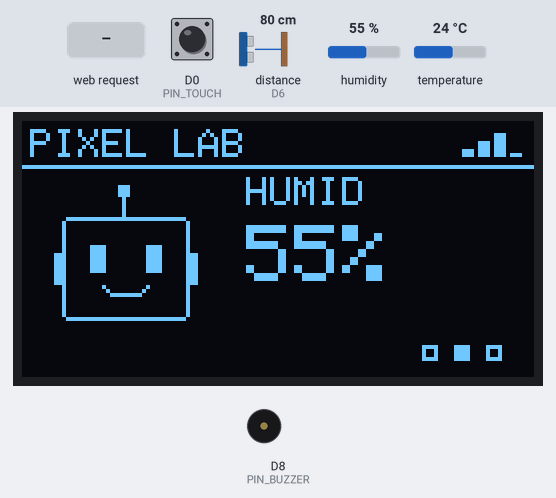
Bench run of a sketch on a simulated ESP8266 (NodeMCU). Shown: 128×64 one-colour display, buzzer (waves = sounding, pin HIGH). Wiring (inferred from the names in the program): ultrasonic range finder: trigger D5; echo D6. The test bench sets the inputs (shaded band); at power-on: distance to the obstacle (sensor on D6) 80 cm, D0 (PIN_TOUCH) LOW, humidity 55 %, temperature 24 °C. The echo pulse lasts 58.3 µs per cm; WiFi joins after 1.5 s; servers stay silent unless stated; random numbers use the default seed unless the sketch sets one; pins used as bus, display or sensor lines are not drawn; what the sketch prints to the serial monitor is not drawn.

Above: at 4.9 s.
5.0 s: HTTP request GET /api/config?on=120&dist=120&temp=120 received
At 6.48 s:
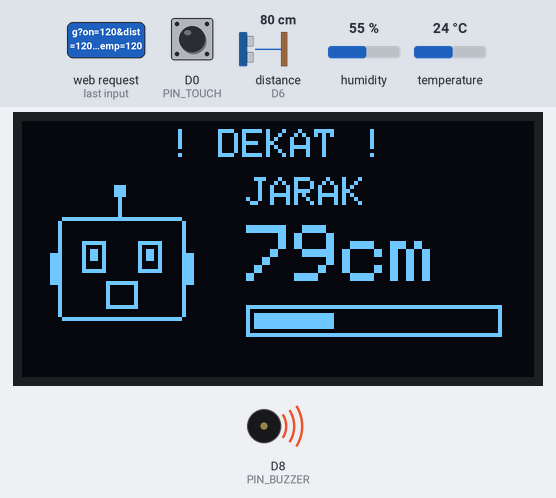
6.7 s: distance to the obstacle (sensor on D6) set to 119 cm
At 12.81 s:
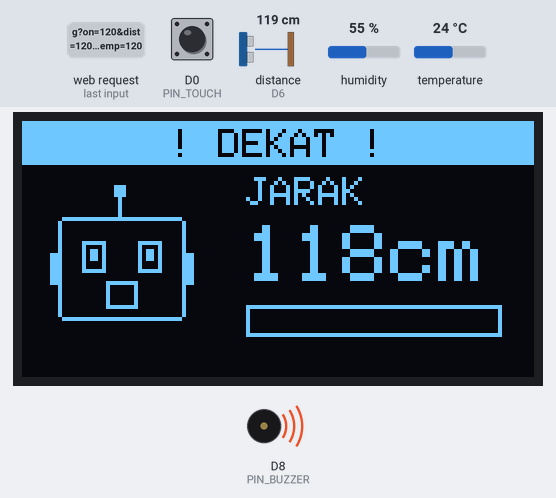
15.7 s: distance to the obstacle (sensor on D6) set to 126 cm
At 16.18 s:
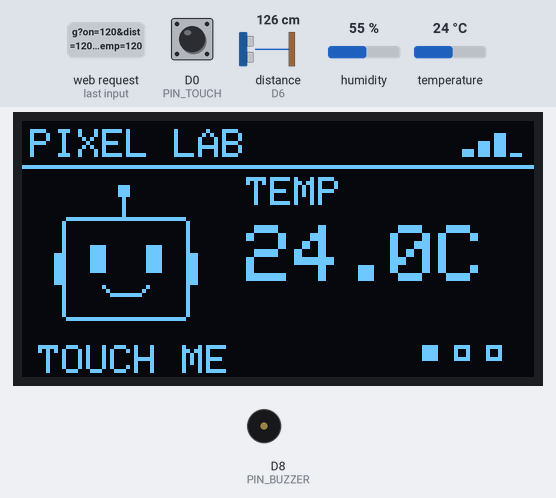
17.9 s: D0 (PIN_TOUCH) pulled HIGH for 0.15 s
At 18.56 s:
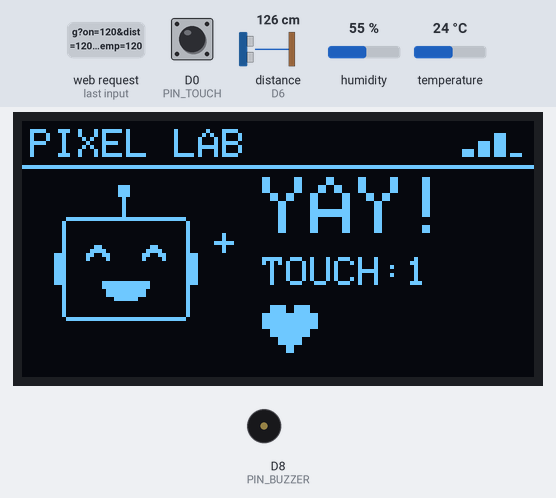
18.6 s: HTTP request GET /api/mute received
At 20.18 s:
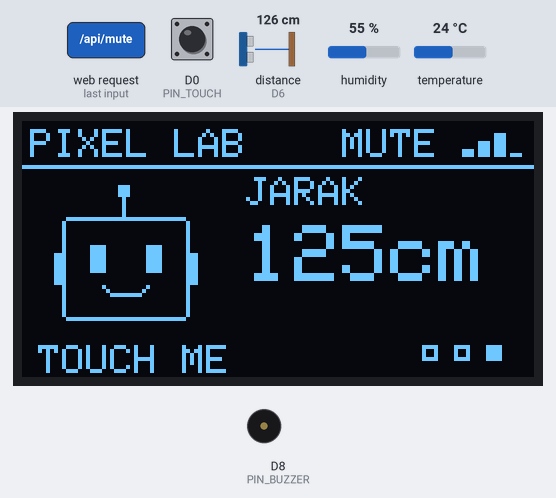
20.4 s: D0 (PIN_TOUCH) pulled HIGH for 3.2 s
At 25.48 s:
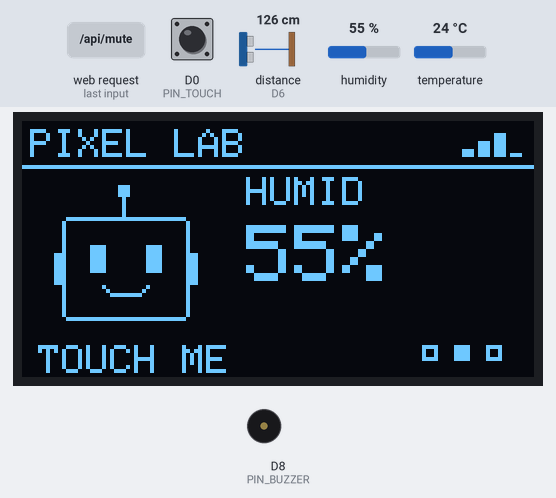
Timing chart, 0 to 27.0 s (numbered marks = the images above; inputs shaded):
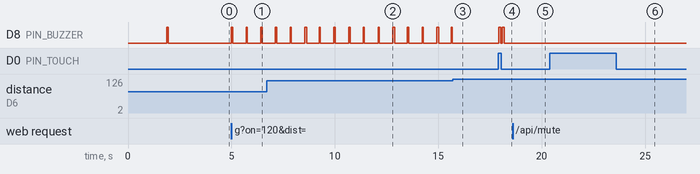

The sketch:

pixel_iot_lab.ino
```cpp
/*
  ============================================================================
  PIXEL IOT LAB  -  ESP-12E (ESP8266) + HC-SR04 + DHT11 + Touch + OLED + Buzzer
  ============================================================================
  Papan di Arduino IDE : "NodeMCU 1.0 (ESP-12E Module)" (atau Generic ESP8266)
  Library (Library Manager):
    - Adafruit SSD1306
    - Adafruit GFX Library
    - DHT sensor library (Adafruit)  + Adafruit Unified Sensor
    - ESP8266WiFi / ESP8266WebServer / ESP8266mDNS  (ikut paket board ESP8266)

  File dalam folder sketch ini:
    pixel_iot_lab.ino   <- file ini
    dashboard.h         <- halaman dashboard (disimpan di flash)

  CARA PAKAI
    1. Isi WIFI_SSID dan WIFI_PASS di bawah.
    2. Sesuaikan nomor pin di bagian PIN (semua masih placeholder).
    3. Upload, buka Serial Monitor 115200 untuk melihat alamat IP.
    4. Buka http://<IP-ESP>/  atau  http://pixel.local/  di browser.
       Jika WiFi gagal tersambung, ESP membuat WiFi sendiri bernama
       "PixelIoT-Lab" (password pixel1234), lalu buka http://192.168.4.1/

  CATATAN WIRING
    VCC / GND
      OLED, DHT11, Touch  -> 3V3 dan GND
      HC-SR04             -> 5V (pin VIN/VU) dan GND
      Buzzer              -> pin sinyal ke PIN_BUZZER, kaki lain ke GND
    PENTING: pin ECHO HC-SR04 mengeluarkan 5V, sedangkan pin ESP8266 hanya
    tahan 3.3V. Pasang pembagi tegangan di jalur ECHO:
         ECHO ---[ 1k ]---+---[ 2k ]--- GND
                          +--------------> PIN_ECHO (ESP)
    (atau pakai HC-SR04P / modul versi 3.3V, lalu tidak perlu pembagi)

  PERILAKU
    - Sentuh sensor   : layar OLED bereaksi (maskot senang + hati), buzzer 2x bip.
    - Objek dekat     : layar "DEKAT", maskot ketakutan, bip makin cepat saat makin dekat.
    - Suhu tinggi     : layar "PANAS", maskot kepanasan, bip panjang berulang.
    - Tahan sentuhan 1,2 detik : mute / unmute buzzer.
    - Prioritas buzzer & layar : SENTUH > JARAK > SUHU
  ============================================================================
*/

#include <ESP8266WiFi.h>
#include <ESP8266WebServer.h>
#include <ESP8266mDNS.h>
#include <Wire.h>
#include <Adafruit_GFX.h>
#include <Adafruit_SSD1306.h>
#include <DHT.h>
#include "dashboard.h"

// ───────────────────────────── WIFI ─────────────────────────────
const char* WIFI_SSID = "NAMA_WIFI_KAMU";
const char* WIFI_PASS = "PASSWORD_WIFI_KAMU";
const char* AP_SSID   = "PixelIoT-Lab";     // dipakai jika WiFi rumah gagal
const char* AP_PASS   = "pixel1234";        // minimal 8 karakter
const char* MDNS_NAME = "pixel";            // -> http://pixel.local/

// ───────────────────────────── PIN (PLACEHOLDER, ATUR SENDIRI) ─────────────────────────────
#ifndef D0              // jika memakai board "Generic ESP8266 Module"
  #define D0 16
  #define D1 5
  #define D2 4
  #define D3 0
  #define D4 2
  #define D5 14
  #define D6 12
  #define D7 13
  #define D8 15
#endif

#define PIN_OLED_SDA  D2    // GPIO4
#define PIN_OLED_SCL  D1    // GPIO5
#define PIN_TRIG      D5    // GPIO14  HC-SR04 TRIG
#define PIN_ECHO      D6    // GPIO12  HC-SR04 ECHO (lewat pembagi tegangan!)
#define PIN_DHT       D7    // GPIO13  DHT11 data
#define PIN_TOUCH     D0    // GPIO16  sensor touch (TTP223, output digital)
#define PIN_BUZZER    D8    // GPIO15  buzzer

// ───────────────────────────── OPSI ─────────────────────────────
#define OLED_ADDR          0x3C   // alamat I2C OLED (kadang 0x3D)
#define TOUCH_ACTIVE_HIGH  1      // 1 = sensor HIGH saat disentuh (TTP223 default)
#define BUZZER_PASSIVE     0      // 0 = buzzer aktif (cukup ON/OFF), 1 = pasif (pakai nada)
#define DHT_TYPE           DHT11

// ───────────────────────────── OBJEK ─────────────────────────────
Adafruit_SSD1306 display(128, 64, &Wire, -1);
DHT dht(PIN_DHT, DHT_TYPE);
ESP8266WebServer server(80);

// ───────────────────────────── STATE ─────────────────────────────
enum Reason { R_NONE, R_TOUCH, R_DIST, R_TEMP, R_TEST };
enum Mood   { M_IDLE, M_HAPPY, M_SCARED, M_HOT };

float temperature = NAN, humidity = NAN, distanceCm = -1;
bool  dhtOk = false;

bool touchNow = false, holdHandled = false;
uint32_t touchCount = 0;
unsigned long touchPressAt = 0, touchLastAt = 0, touchWindowUntil = 0;

int  cfgDist = 20;            // cm  : alarm jika jarak < nilai ini
int  cfgTemp = 32;            // C   : alarm jika suhu >= nilai ini
bool alarmDist = false, alarmTemp = false;

bool muted = false, buzzerOn = false, apMode = false;
unsigned long testUntil = 0, toastUntil = 0;
const char* toastText = "";

unsigned long lastDist = 0, lastDht = 0, lastDraw = 0, lastLog = 0;

// ───────────────────────────── BUZZER ─────────────────────────────
void buzzerSet(bool on, unsigned int freq) {
  static unsigned int lastFreq = 0;
  if (on == buzzerOn && (!on || freq == lastFreq)) return;   // tidak ada perubahan
  buzzerOn = on; lastFreq = freq;
#if BUZZER_PASSIVE
  if (on) tone(PIN_BUZZER, freq); else noTone(PIN_BUZZER);
#else
  (void)freq;
  digitalWrite(PIN_BUZZER, on ? HIGH : LOW);
#endif
}

Reason currentReason() {
  unsigned long now = millis();
  if (now < testUntil)        return R_TEST;
  if (now < touchWindowUntil) return R_TOUCH;
  if (alarmDist)              return R_DIST;
  if (alarmTemp)              return R_TEMP;
  return R_NONE;
}

const char* reasonName(Reason r) {
  switch (r) {
    case R_TOUCH: return "touch";
    case R_DIST:  return "dist";
    case R_TEMP:  return "temp";
    case R_TEST:  return "test";
    default:      return "none";
  }
}

void updateBuzzer() {
  unsigned long now = millis();
  Reason r = currentReason();
  bool on = false;
  unsigned int freq = 2000;

  if (!muted || r == R_TEST) {
    switch (r) {
      case R_TEST:
        on = true; freq = 1800; break;
      case R_TOUCH: {                       // dua bip pendek saat disentuh
        unsigned long dt = now - touchPressAt;
        on = (dt < 80) || (dt > 160 && dt < 240);
        freq = 2400; break;
      }
      case R_DIST: {                        // makin dekat, makin cepat
        static unsigned long lastBeep = 0;
        long period = constrain((long)(distanceCm * 15), 100L, 700L);
        if (now - lastBeep >= (unsigned long)period) lastBeep = now;
        on = (now - lastBeep) < 60;
        freq = 1200; break;
      }
      case R_TEMP:                          // bip panjang berulang
        on = (now % 1000) < 600;
        freq = 700; break;
      default: break;
    }
  }
  buzzerSet(on, freq);
}

// ───────────────────────────── SENSOR ─────────────────────────────
float readDistanceOnce() {
  digitalWrite(PIN_TRIG, LOW);  delayMicroseconds(3);
  digitalWrite(PIN_TRIG, HIGH); delayMicroseconds(10);
  digitalWrite(PIN_TRIG, LOW);
  unsigned long us = pulseIn(PIN_ECHO, HIGH, 25000UL);   // timeout 25 ms (~4 m)
  if (us == 0) return -1;
  float cm = us * 0.0343f / 2.0f;
  return (cm < 2.0f || cm > 400.0f) ? -1 : cm;
}

float readDistanceFiltered() {                           // median dari 3 pembacaan
  float a = readDistanceOnce(), b = readDistanceOnce(), c = readDistanceOnce();
  if (a > b) { float t = a; a = b; b = t; }
  if (b > c) { float t = b; b = c; c = t; }
  if (a > b) { float t = a; a = b; b = t; }
  return b;                                              // -1 dianggap paling kecil
}

void showToast(const char* t, unsigned long ms = 1200) { toastText = t; toastUntil = millis() + ms; }

void readTouch() {
  static bool lastRaw = false, stable = false;
  static unsigned long changedAt = 0;
  unsigned long now = millis();
  bool raw = (digitalRead(PIN_TOUCH) == (TOUCH_ACTIVE_HIGH ? HIGH : LOW));
  if (raw != lastRaw) { lastRaw = raw; changedAt = now; }
  if (now - changedAt > 30 && raw != stable) {
    stable = raw;
    if (stable) {                                        // baru disentuh
      touchCount++;
      touchPressAt = touchLastAt = now;
      touchWindowUntil = now + 1500;
      holdHandled = false;
      Serial.printf("[touch] #%lu\n", (unsigned long)touchCount);
    }
  }
  touchNow = stable;
  if (stable) {
    touchWindowUntil = max(touchWindowUntil, now + 600); // layar tetap "sentuh" selama ditahan
    if (!holdHandled && now - touchPressAt >= 1200) {    // tahan 1,2 dtk = toggle mute
      holdHandled = true;
      muted = !muted;
      showToast(muted ? "MUTE ON" : "MUTE OFF");
    }
  }
}

void updateAlarms() {
  // jarak: histeresis 2 cm supaya tidak berkedip di batas
  if (distanceCm > 0) {
    if (!alarmDist && distanceCm < cfgDist) alarmDist = true;
    else if (alarmDist && distanceCm >= cfgDist + 2) alarmDist = false;
  } else {
    alarmDist = false;
  }
  // suhu: histeresis 1 derajat
  if (dhtOk) {
    if (!alarmTemp && temperature >= cfgTemp) alarmTemp = true;
    else if (alarmTemp && temperature <= cfgTemp - 1) alarmTemp = false;
  } else {
    alarmTemp = false;
  }
}

const char* oledMode() {
  unsigned long now = millis();
  if (now < touchWindowUntil) return "touch";
  if (alarmDist) return "near";
  if (alarmTemp) return "hot";
  return "idle";
}

// ───────────────────────────── OLED (gambar) ─────────────────────────────
inline void fillR(int x, int y, int w, int h, bool on = true) { display.fillRect(x, y, w, h, on ? SSD1306_WHITE : SSD1306_BLACK); }
inline void outR(int x, int y, int w, int h)                  { display.drawRect(x, y, w, h, SSD1306_WHITE); }
inline void px(int x, int y, bool on = true)                  { display.drawPixel(x, y, on ? SSD1306_WHITE : SSD1306_BLACK); }

void txt(const String& s, int x, int y, uint8_t size = 1, bool inverted = false) {
  display.setTextSize(size);
  display.setTextColor(inverted ? SSD1306_BLACK : SSD1306_WHITE);
  display.setCursor(x, y);
  display.print(s);
}

void drawMascot(int x, int y, Mood m, uint32_t f) {
  fillR(x + 15, y - 5, 1, 5);                                 // antena
  fillR(x + 14, y - 8, 3, 3, m != M_IDLE || (f % 8) < 4);
  outR(x, y, 32, 26);                                         // badan (sudut dipotong)
  px(x, y, false); px(x + 31, y, false); px(x, y + 25, false); px(x + 31, y + 25, false);
  fillR(x - 2, y + 9, 2, 8); fillR(x + 32, y + 9, 2, 8);      // telinga
  int e[2] = { x + 7, x + 21 };

  if (m == M_IDLE) {
    bool blink = (f % 40) > 36;
    for (int i = 0; i < 2; i++) { if (blink) fillR(e[i], y + 12, 4, 2); else fillR(e[i], y + 7, 4, 7); }
    px(x + 10, y + 17); px(x + 11, y + 18); fillR(x + 12, y + 19, 8, 1); px(x + 20, y + 18); px(x + 21, y + 17);
  } else if (m == M_HAPPY) {
    for (int i = 0; i < 2; i++) {
      int ex = e[i] - 1;
      for (int k = 0; k < 2; k++) {
        px(ex, y + 9 + k); px(ex + 1, y + 8 + k); px(ex + 2, y + 7 + k);
        px(ex + 3, y + 7 + k); px(ex + 4, y + 8 + k); px(ex + 5, y + 9 + k);
      }
    }
    fillR(x + 10, y + 16, 12, 2); fillR(x + 11, y + 18, 10, 2); fillR(x + 13, y + 20, 6, 1);
  } else if (m == M_SCARED) {
    for (int i = 0; i < 2; i++) { outR(e[i] - 1, y + 6, 6, 8); fillR(e[i] + ((f % 6 < 3) ? 0 : 1), y + 8, 2, 3); }
    outR(x + 12, y + 16, 8, 7);
  } else {                                                    // M_HOT
    for (int i = 0; i < 2; i++) { fillR(e[i], y + 8, 5, 1); fillR(e[i], y + 10, 5, 3); }
    for (int i = 0; i < 12; i++) px(x + 10 + i, y + 19 + ((i >> 1) & 1));
    fillR(x + 27, y + 3 + ((f % 12) >> 2), 2, 3);             // keringat
  }
}

const char* HEART[6] = { ".XX.XX.", "XXXXXXX", "XXXXXXX", ".XXXXX.", "..XXX..", "...X..." };
void drawHeart(int x, int y, int sc) {
  for (int j = 0; j < 6; j++) for (int i = 0; i < 7; i++) if (HEART[j][i] == 'X') fillR(x + i * sc, y + j * sc, sc, sc);
}

void drawWifi(int x, int y) {
  if (apMode) { txt("AP", x + 2, y); return; }
  int r = WiFi.RSSI();
  int lvl = (WiFi.status() != WL_CONNECTED) ? 0 : (r > -55 ? 4 : r > -65 ? 3 : r > -75 ? 2 : 1);
  for (int i = 0; i < 4; i++) {
    int h = 2 + i * 2;
    if (i < lvl) fillR(x + i * 4, y + 8 - h, 3, h); else fillR(x + i * 4, y + 7, 3, 1);
  }
}

void drawTopBar(const char* title) {
  txt(title, 2, 2);
  if (muted) txt("MUTE", 80, 2);
  drawWifi(110, 1);
  fillR(0, 11, 128, 1);
}

String distStr()  { return distanceCm < 0 ? String("---") : String((int)distanceCm) + "cm"; }
String tempStr()  { return dhtOk ? String(temperature, 1) + "C" : String("ERR"); }
String humStr()   { return dhtOk ? String((int)(humidity + 0.5f)) + "%" : String("ERR"); }

void screenIdle(uint32_t f) {
  drawTopBar("PIXEL LAB");
  drawMascot(10, 24, M_IDLE, f);
  int p = (millis() / 2500) % 3;
  const char* lab[3] = { "TEMP", "HUMID", "JARAK" };
  String val = (p == 0) ? tempStr() : (p == 1) ? humStr() : distStr();
  txt(lab[p], 56, 14);
  txt(val, 56, 26, 2);
  for (int i = 0; i < 3; i++) { if (i == p) fillR(100 + i * 8, 56, 4, 4); else outR(100 + i * 8, 56, 4, 4); }
  if (((f >> 3) % 2) == 0) txt("TOUCH ME", 4, 56);
}

void screenNear(uint32_t f) {
  bool fl = ((f >> 2) % 2) == 0;
  if (fl) fillR(0, 0, 128, 11);
  txt("! DEKAT !", 37, 2, 1, fl);
  drawMascot(10 + (((f >> 1) % 2) ? 1 : -1), 24, M_SCARED, f);
  txt("JARAK", 56, 14);
  txt(distStr(), 56, 26, 2);
  outR(56, 46, 64, 8);
  float d = (distanceCm < 0) ? cfgDist : distanceCm;
  float ratio = constrain(((float)cfgDist - d) / (float)cfgDist, 0.0f, 1.0f);
  fillR(58, 48, (int)(ratio * 60), 4);
}

void screenHot(uint32_t f) {
  bool fl = ((f >> 2) % 2) == 0;
  if (fl) fillR(0, 0, 128, 11);
  txt("! PANAS !", 37, 2, 1, fl);
  drawMascot(10, 24, M_HOT, f);
  txt("SUHU", 56, 14);
  txt(tempStr(), 56, 26, 2);
  outR(56, 46, 64, 8);
  float ratio = constrain((temperature - (cfgTemp - 5)) / 10.0f, 0.0f, 1.0f);
  fillR(58, 48, (int)(ratio * 60), 4);
}

void screenTouch(uint32_t f) {
  drawTopBar("PIXEL LAB");
  drawMascot(10, 24, M_HAPPY, f);
  const int sp[4][2] = { {4, 22}, {50, 30}, {46, 18}, {2, 50} };      // kilauan berkedip
  for (int i = 0; i < 4; i++) if (((f + i * 3) % 8) < 4) { fillR(sp[i][0], sp[i][1] - 2, 1, 5); fillR(sp[i][0] - 2, sp[i][1], 5, 1); }
  txt("YAY!", 60, 14, 2);
  txt("TOUCH:" + String((unsigned long)touchCount), 60, 34);
  drawHeart(60, 46, 2);
}

void drawOled() {
  uint32_t f = millis() / 83;
  display.clearDisplay();
  const char* m = oledMode();
  if      (!strcmp(m, "touch")) screenTouch(f);
  else if (!strcmp(m, "near"))  screenNear(f);
  else if (!strcmp(m, "hot"))   screenHot(f);
  else                          screenIdle(f);

  if (millis() < toastUntil) {                                         // pop-up kecil (mute on/off)
    int w = strlen(toastText) * 6;
    fillR(18, 24, 92, 18, false); outR(18, 24, 92, 18);
    txt(toastText, 64 - w / 2, 29);
  }
  display.display();
}

void splash(const String& l1, const String& l2 = "") {
  display.clearDisplay();
  drawMascot(10, 22, M_IDLE, millis() / 83);
  txt("PIXEL LAB", 56, 16);
  txt(l1, 56, 32);
  txt(l2, 56, 44);
  display.display();
}

// ───────────────────────────── WEB SERVER ─────────────────────────────
void sendJson(const char* body, int code = 200) {
  server.sendHeader("Access-Control-Allow-Origin", "*");
  server.sendHeader("Cache-Control", "no-store");
  server.send(code, "application/json", body);
}

void handleRoot() {
  server.sendHeader("Cache-Control", "no-cache");
  server.send_P(200, "text/html; charset=utf-8", DASHBOARD_HTML);
}

void handleData() {
  unsigned long now = millis();
  char t[12], h[12], rssi[12];
  if (dhtOk) { snprintf(t, sizeof t, "%.1f", temperature); snprintf(h, sizeof h, "%.1f", humidity); }
  else       { strcpy(t, "null"); strcpy(h, "null"); }
  if (apMode) strcpy(rssi, "null"); else snprintf(rssi, sizeof rssi, "%d", WiFi.RSSI());

  String ip = apMode ? WiFi.softAPIP().toString() : WiFi.localIP().toString();
  String ssid = apMode ? String(AP_SSID) : String(WIFI_SSID);
  long ago = touchLastAt == 0 ? -1 : (long)(now - touchLastAt);
  const char* toast = (now < toastUntil) ? toastText : "";

  char buf[720];
  snprintf(buf, sizeof buf,
    "{\"temperature\":%s,\"humidity\":%s,\"dhtOk\":%s,\"distance\":%.1f,"
    "\"touch\":%s,\"touchCount\":%lu,\"touchAgo\":%ld,"
    "\"buzzer\":%s,\"reason\":\"%s\",\"muted\":%s,"
    "\"oled\":\"%s\",\"oledPage\":%d,\"oledToast\":\"%s\","
    "\"cfg\":{\"dist\":%d,\"temp\":%d},\"alarm\":{\"dist\":%s,\"temp\":%s},"
    "\"sys\":{\"mode\":\"%s\",\"ssid\":\"%s\",\"ip\":\"%s\",\"rssi\":%s,\"uptime\":%lu,\"heap\":%u}}",
    t, h, dhtOk ? "true" : "false", distanceCm,
    touchNow ? "true" : "false", (unsigned long)touchCount, ago,
    buzzerOn ? "true" : "false", reasonName(currentReason()), muted ? "true" : "false",
    oledMode(), (int)((now / 2500) % 3), toast,
    cfgDist, cfgTemp, alarmDist ? "true" : "false", alarmTemp ? "true" : "false",
    apMode ? "AP" : "STA", ssid.c_str(), ip.c_str(), rssi, now, (unsigned)ESP.getFreeHeap());
  sendJson(buf);
}

void handleMute() {
  if (server.hasArg("on")) muted = server.arg("on") == "1"; else muted = !muted;
  showToast(muted ? "MUTE ON" : "MUTE OFF");
  sendJson("{\"ok\":true}");
}

void handleConfig() {
  if (server.hasArg("dist")) cfgDist = constrain(server.arg("dist").toInt(), 2, 200);
  if (server.hasArg("temp")) cfgTemp = constrain(server.arg("temp").toInt(), 10, 60);
  Serial.printf("[cfg] dist=%d temp=%d\n", cfgDist, cfgTemp);
  sendJson("{\"ok\":true}");
}

void handleTest() { testUntil = millis() + 600; sendJson("{\"ok\":true}"); }

void setupServer() {
  server.on("/", HTTP_GET, handleRoot);
  server.on("/api/data", HTTP_GET, handleData);
  server.on("/api/mute", HTTP_ANY, handleMute);
  server.on("/api/config", HTTP_ANY, handleConfig);
  server.on("/api/test", HTTP_ANY, handleTest);
  server.on("/favicon.ico", HTTP_GET, []() { server.send(204); });
  server.onNotFound([]() { sendJson("{\"error\":\"not found\"}", 404); });
  server.begin();
}

// ───────────────────────────── WIFI ─────────────────────────────
void connectWiFi() {
  WiFi.mode(WIFI_STA);
  WiFi.begin(WIFI_SSID, WIFI_PASS);
  Serial.printf("Menyambung ke WiFi \"%s\"", WIFI_SSID);
  unsigned long t0 = millis();
  int dots = 0;
  while (WiFi.status() != WL_CONNECTED && millis() - t0 < 15000) {
    delay(250); Serial.print('.');
    String d = ""; for (int i = 0; i <= dots % 4; i++) d += '.';
    splash("WiFi", d); dots++;
  }
  Serial.println();
  if (WiFi.status() == WL_CONNECTED) {
    apMode = false;
    Serial.print("Tersambung. IP: "); Serial.println(WiFi.localIP());
  } else {
    apMode = true;
    WiFi.mode(WIFI_AP);
    WiFi.softAP(AP_SSID, AP_PASS);
    Serial.print("WiFi gagal, mode AP aktif. IP: "); Serial.println(WiFi.softAPIP());
  }
  if (MDNS.begin(MDNS_NAME)) MDNS.addService("http", "tcp", 80);
}

// ───────────────────────────── SETUP / LOOP ─────────────────────────────
void setup() {
  Serial.begin(115200);
  delay(100);
  Serial.println("\n== PIXEL IOT LAB ==");

  pinMode(PIN_TRIG, OUTPUT);
  pinMode(PIN_ECHO, INPUT);
  pinMode(PIN_TOUCH, INPUT);           // GPIO16 (D0) tidak punya pull-up internal
  pinMode(PIN_BUZZER, OUTPUT);
  digitalWrite(PIN_BUZZER, LOW);

  Wire.begin(PIN_OLED_SDA, PIN_OLED_SCL);
  if (!display.begin(SSD1306_SWITCHCAPVCC, OLED_ADDR)) {
    Serial.println("OLED tidak ditemukan! Cek kabel SDA/SCL dan alamat I2C.");
  }
  display.setTextWrap(false);
  display.clearDisplay(); display.display();
  dht.begin();

  splash("Mulai...");
  connectWiFi();
  setupServer();

  String ip = apMode ? WiFi.softAPIP().toString() : WiFi.localIP().toString();
  splash(apMode ? "Mode AP" : "Siap!", ip.substring(0, 9));
  buzzerSet(true, 2000); delay(80); buzzerSet(false, 0);    // bip tanda siap
  delay(1800);
}

void loop() {
  server.handleClient();
  MDNS.update();
  unsigned long now = millis();

  readTouch();

  if (now - lastDist >= 120) {
    lastDist = now;
    distanceCm = readDistanceFiltered();
  }
  if (now - lastDht >= 2000) {                 // DHT11 minimal 1 detik antar pembacaan
    lastDht = now;
    float t = dht.readTemperature(), h = dht.readHumidity();
    if (!isnan(t) && !isnan(h)) { temperature = t; humidity = h; dhtOk = true; }
    else                        { dhtOk = false; }
  }

  updateAlarms();
  updateBuzzer();

  if (now - lastDraw >= 66) { lastDraw = now; drawOled(); }

  if (now - lastLog >= 2000) {
    lastLog = now;
    Serial.printf("T=%.1fC H=%.0f%% D=%.1fcm touch=%d alarm[d=%d t=%d] mute=%d heap=%u\n",
                  temperature, humidity, distanceCm, touchNow, alarmDist, alarmTemp, muted, (unsigned)ESP.getFreeHeap());
  }
}
```

Source omitted: dashboard.h (54432 bytes)

Measured:
- the behaviour switches between 122 and 123 cm on distance to the obstacle (sensor on D6) (found by bisection; images 2 and 3)
- after the input at 5.0 s, D8 (PIN_BUZZER): alternates HIGH for 0.06 s and LOW for 0.65 s, starting at once
- after the input at 17.9 s, D8 (PIN_BUZZER): alternates HIGH for 0.10 s and LOW for 0.07 s, 4 changes in all, then stays LOW, starting at once
